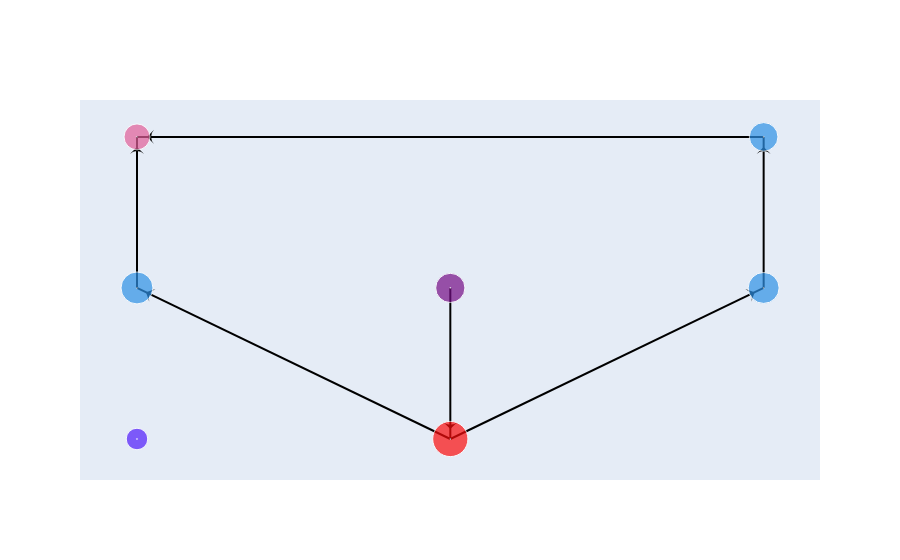
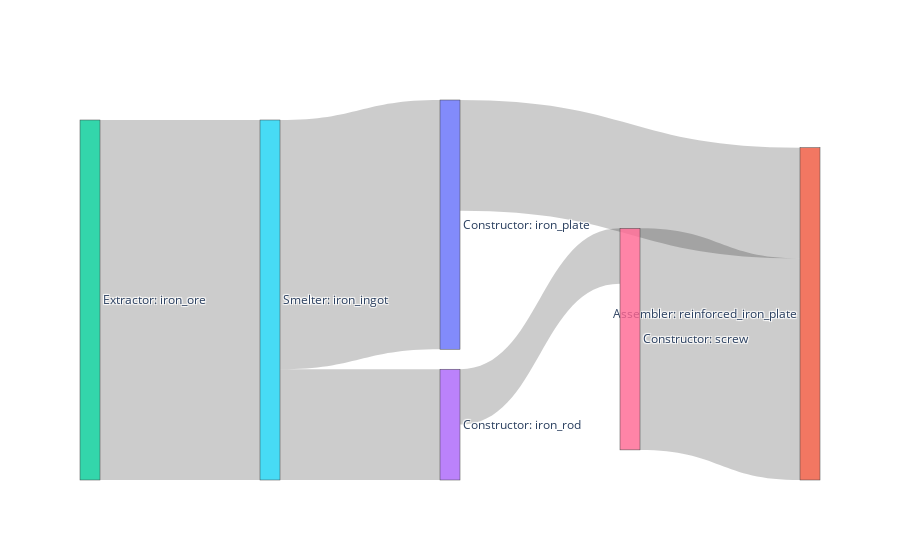

Write notebook code for charts like these, in order.
### Code cell
# small iron factory
target_product = MaterialSpec(iron_rod=60, iron_plate=60, reinforced_iron_plate=20)

factory_plan(target_product)

### Figure 1 — Plotly figure (JSON) as saved in the notebook; plotly's stock layout.template omitted (floating-point values rounded to 4 significant figures)
{"data": [{"hoverinfo": "none", "line": {"shape": "spline"}, "marker": {"angleref": "previous", "color": "black", "size": 10, "standoff": 10, "symbol": "arrow-wide"}, "mode": "lines+markers", "showlegend": false, "type": "scatter", "x": [0.5, -0.5, null, 1.5, -0.5, null, -0.5, -0.5, null, 0.5, 1.5, null, 0.5, 0.5, null, 1.5, 1.5, null], "y": [1, 2, null, 3, 3, null, 2, 3, null, 1, 2, null, 2, 1, null, 2, 3, null]}, {"hovertemplate": "%{text}<extra></extra>", "marker": {"color": ["#2E91E5", "#E15F99", "#750D86", "#2E91E5", "#511CFB", "#FB0D0D", "#2E91E5"], "size": [31.99, 25.97, 29.24, 30.96, 21.54, 35.23, 28.63], "symbol": "circle-dot"}, "mode": "markers", "showlegend": false, "text": ["\nConstructor<br>\nRecipe: iron_plate<br>\nScale: 9.0\n", "\nAssembler<br>\nRecipe: reinforced_iron_plate<br>\nScale: 4.0\n", "\nExtractor<br>\nRecipe: iron_ore<br>\nScale: 6.5\n", "\nConstructor<br>\nRecipe: iron_rod<br>\nScale: 8.0\n", "\nAggregator<br>\nRecipe: output<br>\nScale: 1\n", "\nSmelter<br>\nRecipe: iron_ingot<br>\nScale: 13.0\n", "\nConstructor<br>\nRecipe: screw<br>\nScale: 6.0\n"], "type": "scatter", "x": [-0.5, -0.5, 0.5, 1.5, -0.5, 0.5, 1.5], "y": [2, 3, 2, 2, 1, 1, 3]}], "layout": {"autosize": true, "xaxis": {"autorange": true, "range": [-0.6339, 1.633], "showgrid": false, "type": "linear", "visible": false, "zeroline": false}, "yaxis": {"autorange": true, "range": [0.8194, 3.169], "showgrid": false, "type": "linear", "visible": false, "zeroline": false}}}

### Figure 2 — Plotly figure (JSON) as saved in the notebook; plotly's stock layout.template omitted (floating-point values rounded to 4 significant figures)
{"data": [{"link": {"label": ["iron_ingot", "screw", "iron_plate", "iron_ingot", "iron_ore", "iron_rod"], "source": [5, 6, 0, 5, 2, 3], "target": [0, 1, 1, 3, 5, 6], "value": [270, 240, 120, 120, 390, 60]}, "node": {"label": ["Constructor: iron_plate", "Assembler: reinforced_iron_plate", "Extractor: iron_ore", "Constructor: iron_rod", "Aggregator: output", "Smelter: iron_ingot", "Constructor: screw"]}, "type": "sankey"}], "layout": {"autosize": true}}
